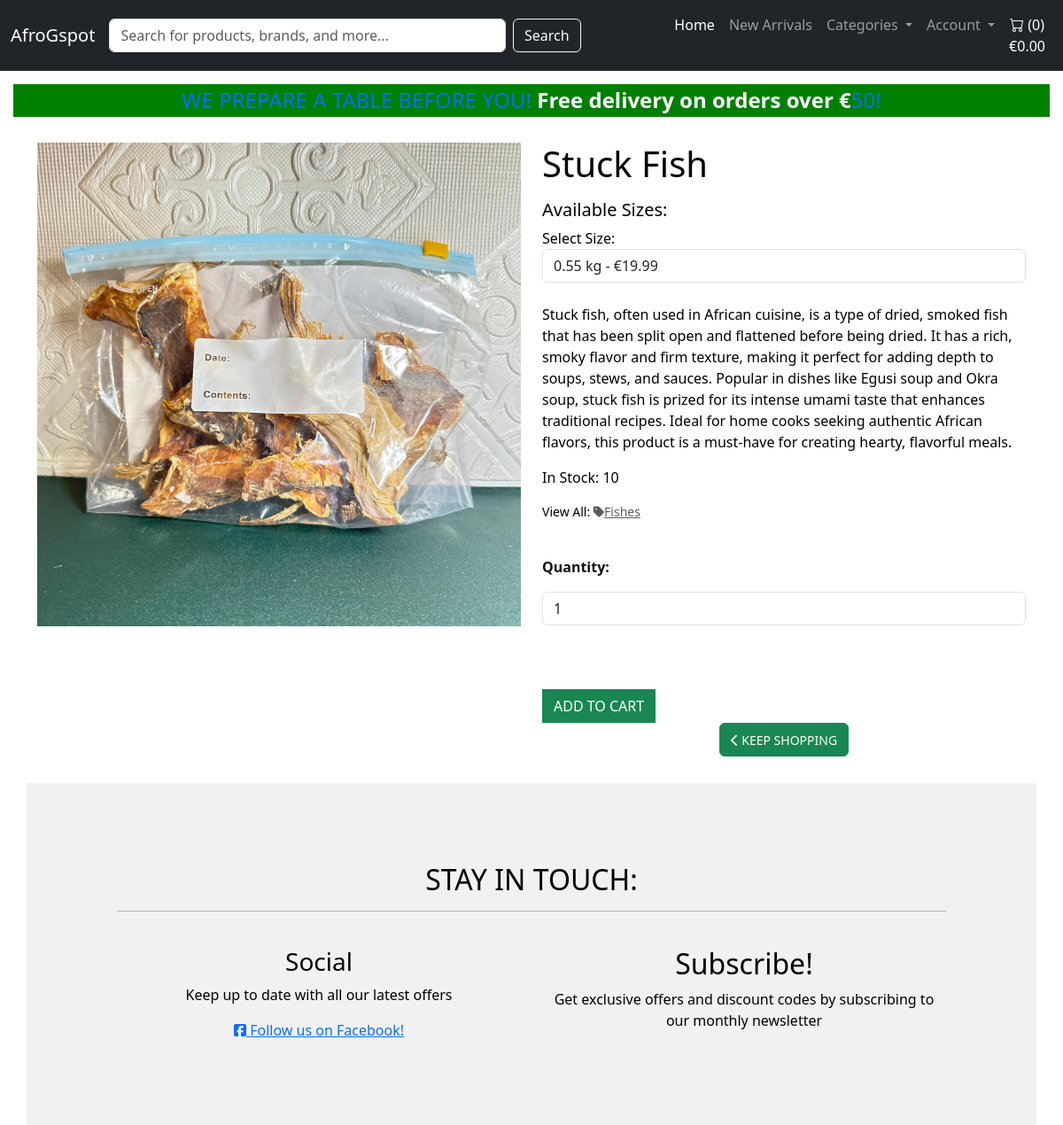
/product_catalog/product/1/, run on the app's committed database.
### product_catalog/models.py (models this page shows, shortened)
class Product(models.Model):
    name = models.CharField(max_length=255)
    sku = models.CharField(max_length=254, null=True, blank=True)
    category = models.ForeignKey(Category, null=True, blank=True, related_name='products', on_delete=models.SET_NULL)
    description = models.TextField()
    price = models.DecimalField(max_digits=10, decimal_places=2)
    discount_price = models.DecimalField(max_digits=10, decimal_places=2, null=True, blank=True)
    stock = models.IntegerField()
    image = models.ImageField(null=True, blank=True)
    rating = models.DecimalField(max_digits=6, decimal_places=2, null=True, blank=True)
    image_url = models.URLField(max_length=1024, null=True, blank=True)
    created_at = models.DateTimeField(auto_now_add=True)
    updated_at = models.DateTimeField(auto_now=True)
    is_active = models.BooleanField(default=True)
    is_vegan = models.BooleanField(default=False)
    is_gluten_free = models.BooleanField(default=False)
    expiration_date = models.DateField(null=True, blank=True)
    country = models.ForeignKey(Country, on_delete=models.CASCADE, default=1)

class Category(models.Model):
    class Meta:
        verbose_name_plural = 'Categories'
    name = models.CharField(max_length=250)
    friendly_name = models.CharField(max_length=250, null=True, blank=True)

### product_catalog/views.py (the view)
# urls.py: path('product/<int:product_id>/', views.product_detail, name='product_detail'),
def product_detail(request, product_id):
    product = get_object_or_404(Product, id=product_id)
    variants = product.variants.all()  # Get all available size variants if they exist
    context = {
        'product': product,
        'description': _(product.description),
        'variants': variants,
    }
    return render(request, 'product_catalog/product_detail.html', context)

### product_catalog/templates/product_catalog/product_detail.html (shortened to what this page needs)
{% extends 'base.html' %}
{% load i18n %}
{% block content %}
<div class="container my-4">
    <div class="row">
        <div class="col-md-6">
            <a href="{{ product.image.url }}" target="_blank">
                <img src="{{ product.image.url }}" alt="{{ product.name }}" class="img-fluid product-image">
            </a>
        </div>
        <div class="col-md-6">
            <h1 class="mb-3">{{ product.name }}</h1>
            <form method="POST" action="{% url 'add_to_cart' product.id %}">
                {% if variants %}
                <h5>Available Sizes:</h5>
                <div class="form-group">
                    <label for="variant">Select Size:</label>
                    <select name="variant" id="variant" class="form-control">
                        {% for variant in variants %}
                        <option value="{{ variant.id }}">{{ variant.size }} kg - €{{ variant.price|floatformat:2 }}
                        </option>
                        {% endfor %}
                    </select>
                </div>
                {% else %}
                <h5>Price: €{{ product.price|floatformat:2 }}</h5>
                {% endif %}
                <br>
                <p class="mb-3">{{ product.description }}</p>
                <p class="mb-3">In Stock: {{ product.stock }}</p>
                {% if product.category %}
                <p class="small mt-1 mb-0">View All:
                    <a class="text-muted" href="{% url 'product_list' %}?category={{ product.category.name }}">
                        <i class="fas fa-tag mr-1"></i>{{ product.category.friendly_name }}
                    </a>
                </p>
                {% endif %}
                <br>
                <p class="mt-3"><strong>Quantity:</strong></p>
                <input class="form-control qty_input" type="number" name="quantity" value="1" min="1" max="99"
                    data-item_id="{{ product.id }}" id="id_qty_{{ product.id }}">
                <br>
                <input type="submit" class="btn btn-success rounded-0 text-uppercase mt-5" value="Add to Cart">
            </form>
            <div class="text-center">
                <button class="btn btn-success"><span class="small"><a class="text-white text-decoration-none"
                            href="{% url 'product_list' %}"><span class="icon">
                                <i class="fas fa-chevron-left"></i>
                            </span>
                            <span class="text-uppercase">Keep Shopping</span></a></span>
                </button>
            </div>
        </div>
    </div>
</div>
{% endblock %}

### static/css/base.css (style rules this page uses)
html, body { margin: 0; padding: 0; height: 100%; color: black; }
strong { color: rgb(19, 15, 15); }

### data on the page
Product: image (picture), name "Stuck Fish", description "Stuck fish, often used in African cuisine, is a type of dried, smoked fish that has been split open and flattened before being dried. It has a rich, smoky flavor and firm texture, making it perfect for adding depth to soups, stews, and sauces. Popular in dishes like Egusi soup and Okra soup, stuck fish is prized for its intense umami taste that enhances traditional recipes. Ideal for home cooks seeking authentic African flavors, this product is a must-have for creating hearty, flavorful meals.", stock "10", category.friendly_name "Fishes", quantity "1"

### other printed values
{{ product_count }} "0"
{{ free_delivery_threshold }} "50"
form field variant "0.55 kg - €19.99"
